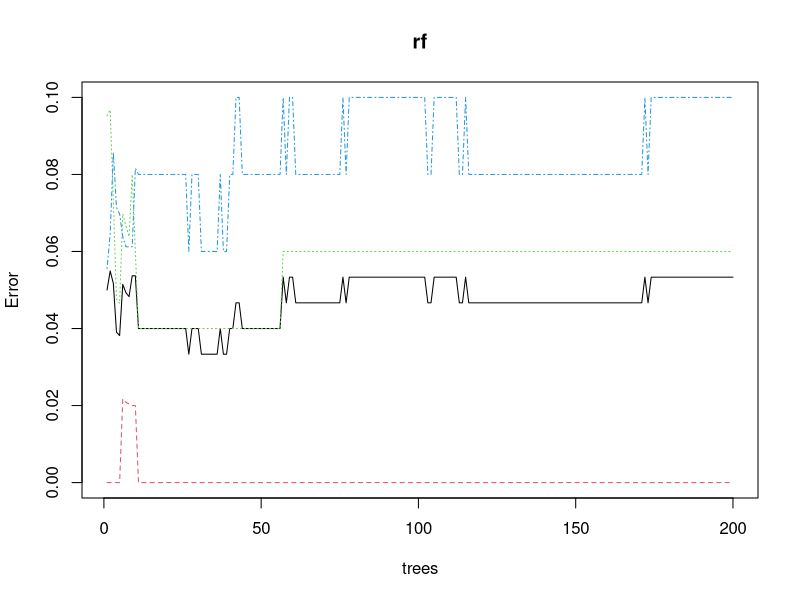
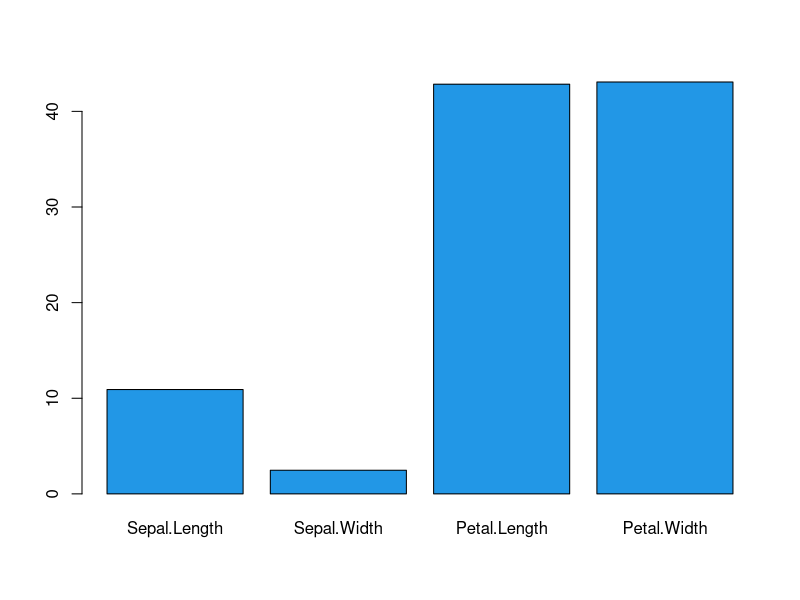

The R source for these figures, in order: (Note: this script raises an error after producing the figures.)
# Exercise 1: Get Familiar with Random Forests (RF) in R

# Install the Random Forest (RF) package if necessary
install.packages("randomForest")
# load the RF package
library(randomForest)
# take a look at the iris data
head(iris)
# take a look at the class labesl
table(iris$Species)
# Define the design matrix and the classifciation target
X <-iris[, 1:4]
Y <-iris$Species
# Learn a RF model
rf <-randomForest(x=X, y=Y, ntree=200, do.trace=T)
# Print results
rf
# Plot convergence of outofbag error
plot(rf)
# investigate the vairable importance
importance(rf)
barplot(t(importance(rf)), col=4)

# Exercise 2: Random Forests for Space Exploration
# 1. Download and unzip the surface feature dataset of comet Hartley 2: http://bit.ly/1ACSlHu
# setwd("D:/doc/study/JPL summer school big data/coursera-JPL-bigdata/Rdataset")
setwd("D:/workspace/The Caltech-JPL Summer School on Big Data Analytics/coursera-JPL-bigdata/Rdataset")

# 2. Load the data into R
dat <- dget("patchesHartley2.rdat")
str(dat)

# 3. Extract the target variable Y from the data structure
Y <- sapply(dat, function(x) x$Y)
Y <- as.factor(Y)
table(Y)

# 4. Create a design matrix X by extract features from the grayscale patches. 
# Start by using a vector of raw grayscale values. For example:
X <- matrix(nrow=length(dat), ncol=length(as.vector(dat[[1]]$gray)))

for (i in 1:length(dat)) 
{
  X[i,] <- as.vector(dat[[i]]$gray)
}
colnames(X)<-paste0("grey_",seq(1,ncol(X)))

# 5. Train a random forest to differentiate true from false surface features
library(randomForest)

rf <-randomForest(x=X, y=Y)
rf
plot(rf)

# 6. Investigate the feature importance to decide which features make sense and which do not.
importance(rf)

# 7. Report the OOB error of your model on Google Hangout to compare with other students.
rf # 6.7%

# 8. Add new features to the design matrix and go back to 5
X2 <- matrix(nrow=length(dat), ncol=length(as.vector(dat[[1]]$gray))+length(as.vector(dat[[1]]$median)))

for (i in 1:length(dat)) 
{
  X2[i,] <- c(as.vector(dat[[i]]$gray), as.vector(dat[[i]]$median))
}

rf2 <-randomForest(x=X2, y=Y)
rf2 #  6.65%

X3 <- matrix(nrow=length(dat), ncol=length(as.vector(dat[[1]]$gray))+length(as.vector(dat[[1]]$rect)))

for (i in 1:length(dat)) 
{
  X3[i,] <- c(as.vector(dat[[i]]$gray), as.vector(dat[[i]]$rect))
}

rf3<-randomForest(x=X2, y=Y)
rf3  # 6.56%

# Bonus Tasks:
# 1. Plot an ROC curve based on the confidence of the classifier to see its performance.
install.packages("Epi")
library(Epi)
ROC(form=Y~X,plot="ROC")

# 2. Compare the ROC curves of different models in the same plot

image(dat[[100]]$gray)
      
